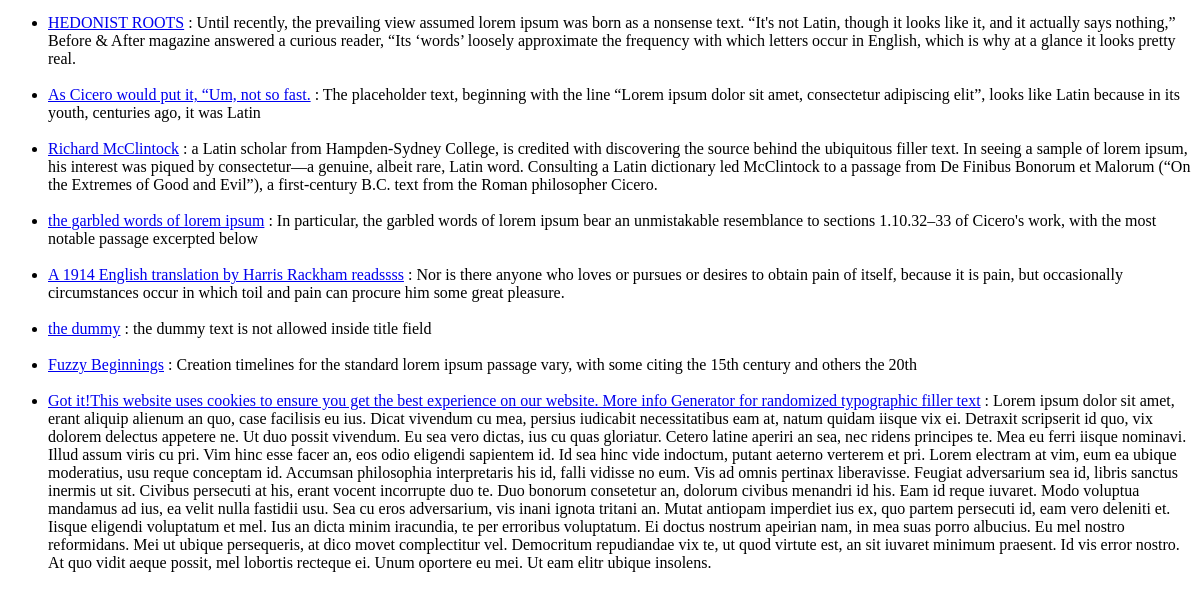
Before: / (lower part) with the older database file.
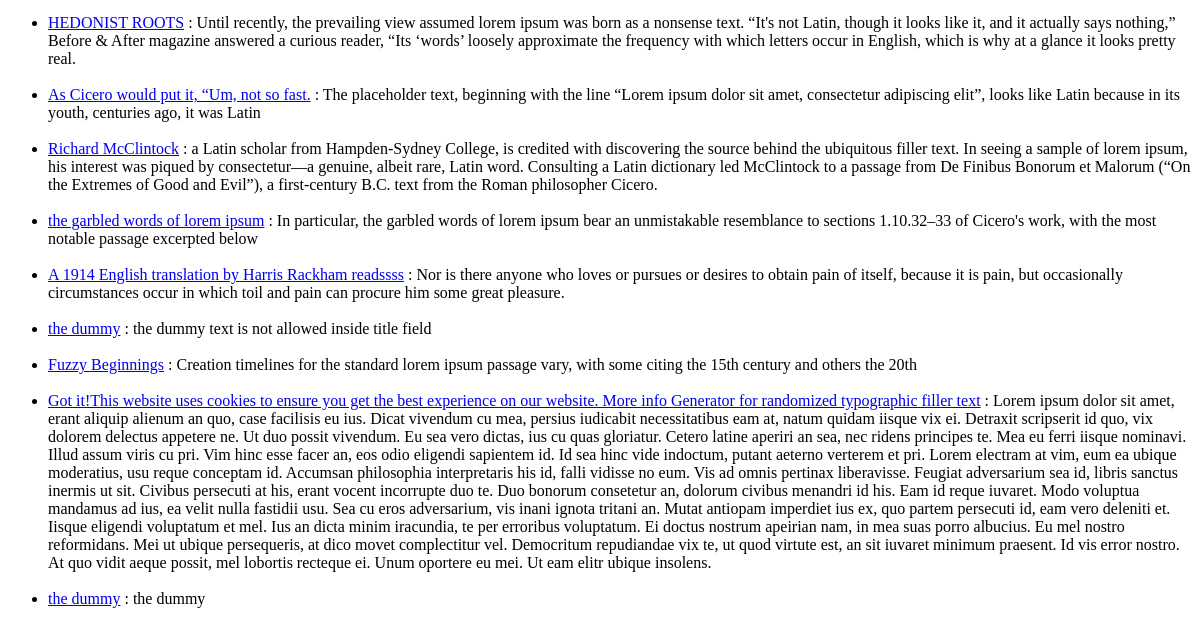
After: the same page with the newer database file.
### articles/models.py (models this page shows, shortened)
class Article(models.Model):
    title = models.CharField(max_length=220)
    content = models.TextField()
    slug = models.SlugField(null=True, blank=True)
    timestamp = models.DateTimeField(auto_now_add=True)
    updated = models.DateTimeField(auto_now=True)
    publish = models.DateField(null=True, blank=True, auto_now=False, auto_now_add=False)

### config/views.py (the view)
# urls.py: path('', home_view),
def home_view(request):
    random_id = random.randint(1,3)
    article_obj = Article.objects.get(id=random_id)
    article_queryset = Article.objects.all()
    context = {
        "object": article_obj,
        "object_list": article_queryset,
        "id": random_id,
        "title": article_obj.title,
        "content": article_obj.content,
    }
    HTML_STRING = render_to_string("home-view.html", context)
    return HttpResponse(HTML_STRING)

### templates/home-view.html (shortened to what this page needs)
{% extends 'base.html' %}
{% block content %}
<ul>
    {% for object in object_list %}
        {% if object.title %}
        <li><a href="/articles/{{ object.id }}/">{{ object.title }}</a> : {{ object.content }}</li><br>
        {% endif %}
    {% endfor %}
</ul>
{% endblock %}

Changed rows visible on the page:
added Article: title "the dummy", content "the dummy"
